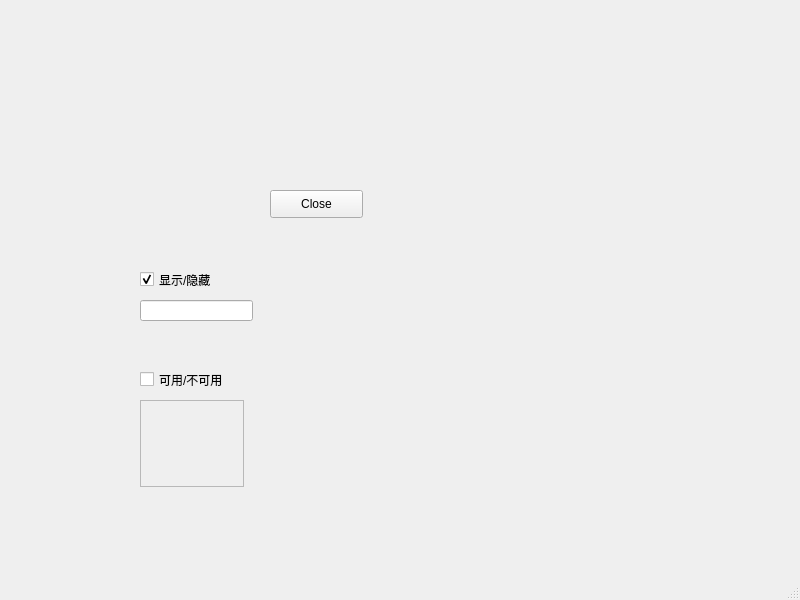
<?xml version="1.0" encoding="UTF-8"?>
<ui version="4.0">
 <class>MainWindow</class>
 <widget class="QMainWindow" name="MainWindow">
  <property name="geometry">
   <rect>
    <x>0</x>
    <y>0</y>
    <width>800</width>
    <height>600</height>
   </rect>
  </property>
  <property name="windowTitle">
   <string>MainWindow</string>
  </property>
  <widget class="QWidget" name="centralwidget">
   <widget class="QPushButton" name="pushButton">
    <property name="geometry">
     <rect>
      <x>270</x>
      <y>190</y>
      <width>93</width>
      <height>28</height>
     </rect>
    </property>
    <property name="text">
     <string>Close</string>
    </property>
   </widget>
   <widget class="QCheckBox" name="checkBox">
    <property name="geometry">
     <rect>
      <x>140</x>
      <y>270</y>
      <width>91</width>
      <height>19</height>
     </rect>
    </property>
    <property name="text">
     <string>显示/隐藏</string>
    </property>
    <property name="checked">
     <bool>true</bool>
    </property>
   </widget>
   <widget class="QCheckBox" name="checkBox_2">
    <property name="geometry">
     <rect>
      <x>140</x>
      <y>370</y>
      <width>111</width>
      <height>19</height>
     </rect>
    </property>
    <property name="text">
     <string>可用/不可用</string>
    </property>
   </widget>
   <widget class="QLineEdit" name="lineEdit">
    <property name="geometry">
     <rect>
      <x>140</x>
      <y>300</y>
      <width>113</width>
      <height>21</height>
     </rect>
    </property>
    <property name="tabletTracking">
     <bool>false</bool>
    </property>
    <property name="frame">
     <bool>true</bool>
    </property>
    <property name="readOnly">
     <bool>false</bool>
    </property>
    <property name="clearButtonEnabled">
     <bool>false</bool>
    </property>
   </widget>
   <widget class="QTextEdit" name="textEdit">
    <property name="enabled">
     <bool>false</bool>
    </property>
    <property name="geometry">
     <rect>
      <x>140</x>
      <y>400</y>
      <width>104</width>
      <height>87</height>
     </rect>
    </property>
   </widget>
  </widget>
  <widget class="QMenuBar" name="menubar">
   <property name="geometry">
    <rect>
     <x>0</x>
     <y>0</y>
     <width>800</width>
     <height>26</height>
    </rect>
   </property>
  </widget>
  <widget class="QStatusBar" name="statusbar"/>
 </widget>
 <resources/>
 <connections>
  <connection>
   <sender>pushButton</sender>
   <signal>clicked()</signal>
   <receiver>MainWindow</receiver>
   <slot>close()</slot>
   <hints>
    <hint type="sourcelabel">
     <x>306</x>
     <y>232</y>
    </hint>
    <hint type="destinationlabel">
     <x>320</x>
     <y>351</y>
    </hint>
   </hints>
  </connection>
  <connection>
   <sender>checkBox</sender>
   <signal>toggled(bool)</signal>
   <receiver>lineEdit</receiver>
   <slot>setVisible(bool)</slot>
   <hints>
    <hint type="sourcelabel">
     <x>186</x>
     <y>302</y>
    </hint>
    <hint type="destinationlabel">
     <x>194</x>
     <y>334</y>
    </hint>
   </hints>
  </connection>
  <connection>
   <sender>checkBox_2</sender>
   <signal>toggled(bool)</signal>
   <receiver>textEdit</receiver>
   <slot>setEnabled(bool)</slot>
   <hints>
    <hint type="sourcelabel">
     <x>166</x>
     <y>404</y>
    </hint>
    <hint type="destinationlabel">
     <x>167</x>
     <y>435</y>
    </hint>
   </hints>
  </connection>
 </connections>
</ui>
